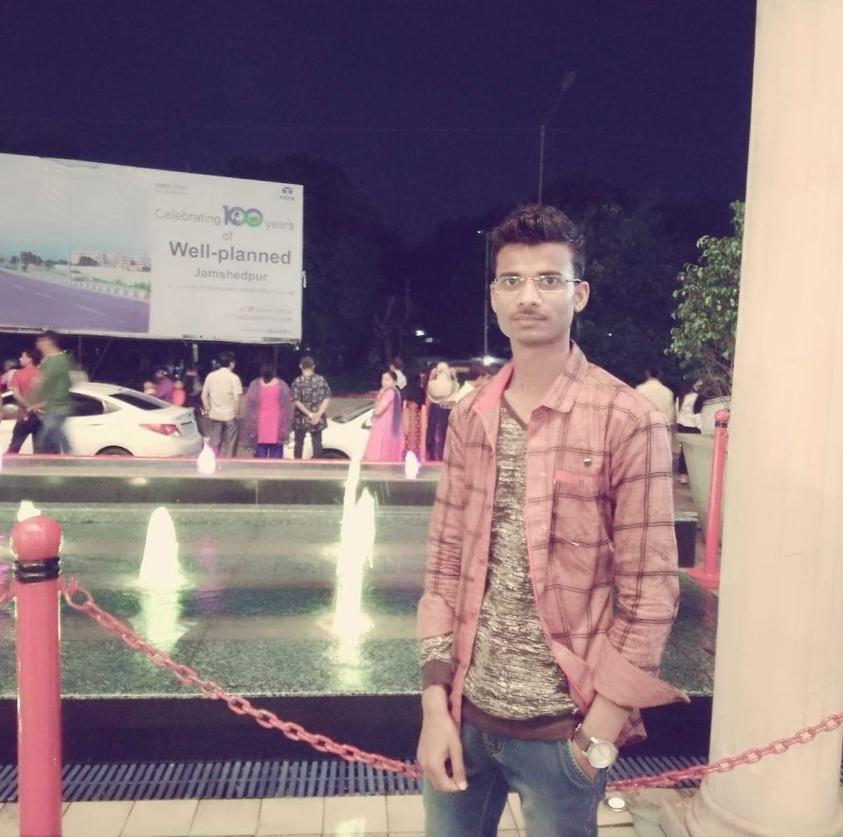
#> input picture how to crop and cut the desired section of the image/Ashish.jpg, 843 x 837 px, shrunk from 1208 x 1200 before the run
$ python 'how to crop and cut the desired section of the image.py'
#> lines starting #> are read from the running program, lines starting #| are printed output that depends on the picture
#!/usr/bin/env python
# coding: utf-8

# how to crop and cut the desired section of the image

# In[1]:


# import the required library
import cv2
import numpy as np


# In[6]:


#reading our input image as using imread function
input_image = cv2.imread('Ashish.jpg')
#> input_image is the input picture: shape (837, 843, 3); mean B, G, R 125.3, 117.8, 137.3
height, width = input_image.shape[:2]
#> height = 837; width = 843

print(height,width)
#| 837 843

# extract the pixel coordinate from starting

start_row , start_col = int(height*0.20),int(width*0.20)
#> start_row = 167; start_col = 168

# extract the pixel coordinate from ending bootom

end_row , end_col = int(height*0.80),int(width*0.80)
#> end_row = 669; end_col = 674

# using the indexing method to crop the desired section of the rectangle area


cropped_image = input_image [start_row:end_row,start_col:end_col]
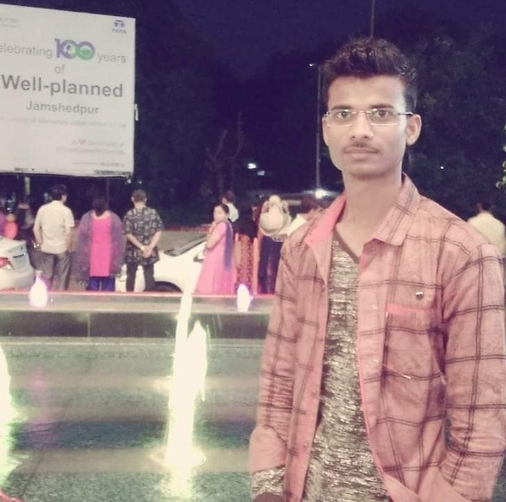
#> cropped_image: shape (502, 506, 3); mean B, G, R 127.5, 122.1, 144.8
# Display the original and croped image

cv2.imshow('original image',input_image)

cv2.waitKey(0)

cv2.imshow ('cropped_image',cropped_image)

cv2.waitKey(0)

cv2.destroyAllWindows()
